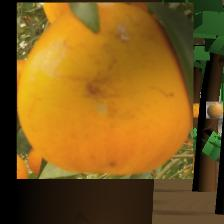
#> input picture examples/pictures/agente1_0_2.jpg, 224 x 224 px; its folder holds only this picture in this run
$ python -i obtenerTexto.py   (imports and definitions only)
#> lines starting #> are read from the running program, lines starting #| are printed output that depends on the picture; after the words box and inside, x2 and y2 are one past the last pixel; in counts of white or black regions, pixels touching at a corner belong together
import numpy as np
import cv2
import os

distancia = 48

def tr_colores(color):
    if color=='B':
        return "Negro"
    elif color=='C':
        return "Azul"
    elif color=='D':
        return "Rojo"
    elif color=='E':
        return "Verde"
    elif color=='G':
        return "Azul claro"
    elif color=='H':
        return "Blanco"
    elif color=='I':
        return "Amarillo"
    elif color=='J':
        return "Rosa"
    return "Empty"

def obtenerTextoConImagen(imagen):
    global distancia
    distancia = 48
    aux = 0
    auxY=0
    if(os.path.exists("map.txt")):
        os.remove("map.txt")

    def escribirTextoMatriz(matriz):
        with open('map.txt','w') as file:
            filas,cols=matriz.shape
            for i in range(filas):
                for j in range(cols):
                    file.write(matriz[i][j]+' ')
                file.write('\n')

    def escribirTexto(linea,letra):
        if(os.path.exists("map.txt")):
            with open('map.txt','r') as file:
                file.seek(0)
                content=file.read()
                file.close()
            with open('map.txt','w') as f:
                f.seek(0)
                if linea:
                    f.write(content+letra)
                else:
                    f.write(content+"\n"+letra)
        else:
            with open('map.txt','w') as file:
                file.write(letra)

    def calcular_centro(contour,esY):
        m = cv2.moments(contour)
        if m["m00"] != 0:
            if esY:
                ratio = m["m01"] / m["m00"]
            else:
                ratio = m["m10"] / m["m00"]
        else:
            ratio = 0.0
        return ratio

    # Load image
    img = cv2.imread(imagen)
#> img is the input picture: shape (224, 224, 3); mean B, G, R 27.7, 90.4, 127.4

    # Define upper and lower bounds for vegetation detection
    upperbound = np.array([70,255,50])# np.array([70, 255, 175])
    lowerbound = np.array([0, 0, 0])

    # Create mask for vegetation detection
    mask = cv2.inRange(img, lowerbound, upperbound)
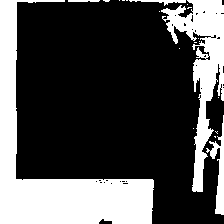
#> mask: shape (224, 224); 29.6% white; 20 white regions (15 under 20 px), largest, box (x1, y1, x2, y2) and area: (0, 0, 154, 224) 9884, (161, 0, 224, 192) 4126, (206, 115, 224, 215) 608, (129, 0, 186, 6) 136, (68, 0, 100, 2) 61

    # Apply mask to original image
    masked_img = cv2.bitwise_and(img, img, mask=mask)
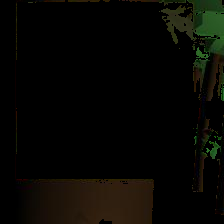
#> masked_img: shape (224, 224, 3); mean B, G, R 2.9, 6.7, 7

    # Convert image to grayscale and apply blur
    gray_img = cv2.cvtColor(masked_img, cv2.COLOR_BGR2GRAY)
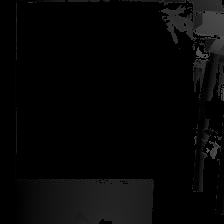
#> gray_img: shape (224, 224); min 0, max 92, mean 6.4
    blur = cv2.GaussianBlur(gray_img, (19, 19), 0)
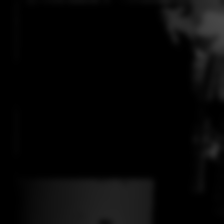
#> blur: shape (224, 224); min 0, max 72, mean 6.3

    # Apply Otsu threshold
    _, thr = cv2.threshold(blur, 0, 255, cv2.THRESH_BINARY + cv2.THRESH_OTSU)
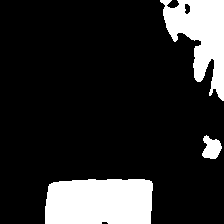
#> thr: shape (224, 224); 16.7% white; 3 white regions


    # Encontrar contornos de las regiones blancas en la imagen
    contours, hierarchy = cv2.findContours(thr, cv2.RETR_EXTERNAL, cv2.CHAIN_APPROX_SIMPLE)
#> contours = 3 contours; box (x1, y1, x2, y2) and area: (45, 179, 153, 224) 4482, (160, 0, 224, 101) 3254, (202, 135, 222, 159) 287

    contours = sorted(contours, key=lambda contour: (calcular_centro(contour,True),calcular_centro(contour,False)))
    i=0
    while i < len(contours)-1:
        contour = contours[i]
        next_contour = contours[i+1]

        y=calcular_centro(contours[i],True)
        next_y=calcular_centro(contours[i+1],True)
        x=calcular_centro(contours[i],False)
        next_x=calcular_centro(contours[i+1],False)
        if next_y - y < 50:
            # Ordenar por X
            if x > next_x:
                contours[i], contours[i+1] = next_contour, contour
                i=0
            else:
                i += 1
        else:
            i += 1
#> this loop made 2 passes
#> (y, next_y, x, next_x, i) on passes 1 to 2: (34.52, 147.8, 200.6, 211.3, 1), (147.8, 201.5, 211.3, 99.14, 2)

    print("Arboles ordenados correctamente")

#     print("Tamaño ",len(contours))
#     print(contours[0])
    x,y,w,h=cv2.boundingRect(contours[0])
#> x = 160; y = 0; w = 64; h = 101
    miny=y
#> miny = 0
    maxy=y
#> maxy = 0
    minx,maxx=x,x
#> minx = 160; maxx = 160
    for contour in contours:
        x,y,w,h=cv2.boundingRect(contour)
        if y<miny:
            miny=y
        if y>maxy:
            maxy=y
        if x<minx:
            minx=x
        if x>maxx:
            maxx=x
#> this loop made 3 passes
#> (x, y, w, h, maxy, maxx) on pass 2: (202, 135, 20, 24, 135, 202)
#> (x, y, w, h, maxy, minx) on pass 3: (45, 179, 108, 45, 179, 45)
#> after the loop, maxx = 202; maxy = 179; minx = 45; miny = 0
#     print("Xmin Y min Xmax Ymax ",minx,miny,maxx,maxy)
    nlineasy=(maxy-miny)//distancia + 1
#> nlineasy = 4
    nlineasx=(maxx-minx)//distancia + 1
#> nlineasx = 4
#     print("Nlineas ",nlineasx, nlineasy)
    terreno=np.empty((nlineasy, nlineasx),dtype=str)
    terreno[:][:]=' '
    ocupacion=np.empty((nlineasy, nlineasx),dtype=int)
    ocupacion[:][:]=0


    for contour in contours:
        # Calcular el área del contorno
        area = cv2.contourArea(contour)

        # Si el área es mayor que el umbral mínimo, dibujar un cuadrado que encierra el contorno
        if area > 25 and area < 2000:   #Cambio Luis 500->25
            # Calcular los momentos del contorno
            M = cv2.moments(contour)
            # Calcular el centro del contorno
            cx = int(M['m10']/M['m00'])
            cy = int(M['m01']/M['m00'])

            # Imprimir el centro del contorno
            #print("Centro: ({}, {})".format(cx, cy))

            x,y,w,h = cv2.boundingRect(contour)
            #print("Objeto encontrado en ({}, {}), ancho = {}, alto = {} con el area de {}".format(x, y, w, h,area))
            aux += 1

            if (y-auxY>50):   #25
                linea = False
            else:
                linea = True
            #Quitamos un 0 a todo
            if area <= 210:#70:
                letra = "B "
                cv2.rectangle(img, (x,y), (x+w,y+h), (0,0,0), 2) #Negro
            elif area <= 290: #120:
                letra = "C "
                cv2.rectangle(img, (x,y), (x+w,y+h), (255,0,0), 2) #Azul
            elif area <= 370: #170:
                letra = "D "
                cv2.rectangle(img, (x,y), (x+w,y+h), (0,0,255), 2) #Rojo
            elif area <= 450: #210:
                letra = "E "
                cv2.rectangle(img, (x,y), (x+w,y+h), (0,255,0), 2) #Verde
            elif area <= 530: #250:
                letra = "G "
                cv2.rectangle(img, (x,y), (x+w,y+h), (255,255,0), 2) #Azul Claro
            elif area <= 610: #290:
                letra = "H "
                cv2.rectangle(img, (x,y), (x+w,y+h), (255,255,255), 2) #Blanco
            elif area <= 690: #330:
                letra = "I "
                cv2.rectangle(img, (x,y), (x+w,y+h), (0,255,255), 2) #Amarillo
            else:
                letra = "J "
                cv2.rectangle(img, (x,y), (x+w,y+h), (255,0,255), 2) #Rosa

            PosX=int((x+w/2)//distancia)
            PosY=int((y+h/2)//distancia)

#             if (terreno[PosY][PosX]!=' '):
#                 print('Valores: ',PosX, PosY, x, y, w ,h, tr_colores(terreno[PosY][PosX]), tr_colores(letra))
#                 input('sigue')
            if letra>terreno[PosY][PosX]:
                terreno[PosY][PosX]=letra
            ocupacion[PosY][PosX]+=1
            if (w>distancia):
                lonw=w//distancia
                if w%distancia>(0.35*distancia):
                    lonw+=1

                    if lonw%2==0:
                        dif=distancia/2
                        cenX=x+w/2
                        for i in range(0,lonw//2):
                            PosX=int((cenX+dif)//distancia)
#                            print("Derecha ", PosY, cenY, dif)
                            if letra>terreno[PosY][PosX]:
                                terreno[PosY][PosX]=letra
                            dif+=distancia
                        dif=-distancia/2
                        for i in range(0,lonw//2):
                            PosX=int((cenX+dif)//distancia)
#                            print("izquierda ", PosY, cenY, dif)
                            if letra>terreno[PosY][PosX]:
                                terreno[PosY][PosX]=letra
                            dif-=distancia
                    else:
                        for i in range(1,lonw//2 + 1):
                            if letra>terreno[PosY][PosX+i]:
                                terreno[PosY][PosX+i]=letra
                            if letra>terreno[PosY][PosX-i]:
                                terreno[PosY][PosX-i]=letra
            if (h>distancia):
                lonh=int(h//distancia)
#                print("longh ", lonh, h%distancia, PosY, PosX, y, h)
                if h%distancia>(0.35*distancia):
                    lonh+=1

                    if lonh%2==0:
                        dif=distancia/2
                        cenY=y+h/2
                        for i in range(0,lonh//2):
                            PosY=int((cenY+dif)//distancia)
#                            print("Derecha ", PosY, cenY, dif)
                            if letra>terreno[PosY][PosX]:
                                terreno[PosY][PosX]=letra
                            dif+=distancia
                        dif=-distancia/2
                        for i in range(0,lonh//2):
                            PosY=int((cenY+dif)//distancia)
#                            print("izquierda ", PosY, cenY, dif)
                            if letra>terreno[PosY][PosX]:
                                terreno[PosY][PosX]=letra
                            dif-=distancia
                    else:
                        for i in range(1,lonh//2 + 1):
                            if letra>terreno[PosY+i][PosX]:
                                terreno[PosY+i][PosX]=letra
                            if letra>terreno[PosY-i][PosX]:
                                terreno[PosY-i][PosX]=letra

            auxY = y
#> this loop made 2 passes
#> (area, cx, cy, x, y, w, h, aux) on pass 2: (287, 211, 147, 202, 135, 20, 24, 1)
#> area on pass 1: 3254.5
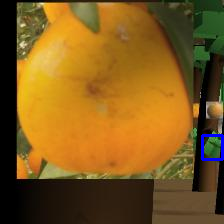
#> img: shape (224, 224, 3); 0.52% of pixels changed, all inside (x1, y1, x2, y2) = (201, 134, 224, 161)
#> after the loop, aux = 1; ocupacion = [[0, 0, 0, 0], [0, 0, 0, 0], [0, 0, 0, 0], [0, 0, 0, 0]]

# [4 lines of commented-out code are left out]
    escribirTextoMatriz(terreno)
    # Show images
    #cv2.imshow('satellite image', img)
    #cv2.imshow('vegetation detection', masked_img)
    #cv2.imshow('thresholded image', thr)
    colores = f'colores.png'
    filtro = f'filtro.png'
    otsu = f'otsu.png'
    if(cv2.imwrite(colores, img)):
        print("Se ha creado la imagen correctamente con el nombre de "+colores)
    if(cv2.imwrite(filtro, masked_img)):
        print("Se ha creado la imagen correctamente con el nombre de "+filtro)
    if(cv2.imwrite(otsu, thr)):
        print("Se ha creado la imagen correctamente con el nombre de "+otsu)

    cv2.waitKey(0)
    cv2.destroyAllWindows()
    return True

#> (the run stopped early here; a loop or call above may not have finished)

$ run again, on examples/pictures/agente2_0_11.jpg
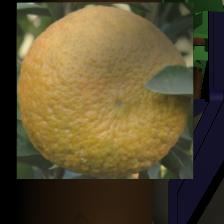
#> input picture examples/pictures/agente2_0_11.jpg, 224 x 224 px
#> in obtenerTextoConImagen, img is the input picture: shape (224, 224, 3); mean B, G, R 48.9, 79, 91
#> in obtenerTextoConImagen, `mask = cv2.inRange(img, lowerbound, upperbound)`:
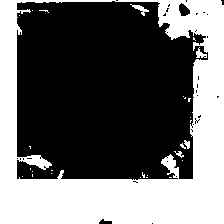
#> mask: shape (224, 224); 40.9% white; 28 white regions (23 under 20 px), largest, box (x1, y1, x2, y2) and area: (0, 0, 224, 224) 20237, (130, 4, 149, 16) 75, (196, 47, 207, 58) 60, (184, 140, 190, 149) 35, (174, 151, 184, 158) 30
#> thr: shape (224, 224); 30.9% white; 6 white regions
#> contours = 6 contours; box (x1, y1, x2, y2) and area: (37, 0, 224, 224) 14405, (198, 181, 224, 224) 610, (18, 153, 52, 171) 346, (128, 0, 147, 15) 143, (16, 27, 22, 34) 25, (18, 9, 27, 14) 22
#> the loop in obtenerTextoConImagen, `while i < len(contours)-1:` made 13 passes
#> (y, next_y, x, next_x, i) on passes 1 to 8: (6.05, 10.8, 138.5, 21.86, 0), (10.8, 6.05, 21.86, 138.5, 1), (6.05, 30, 138.5, 18.5, 0), (10.8, 30, 21.86, 18.5, 0), (30, 10.8, 18.5, 21.86, 1), (10.8, 6.05, 21.86, 138.5, 2), (6.05, 141.2, 138.5, 159.9, 3), (141.2, 161, 159.9, 35.48, 0)
#> in obtenerTextoConImagen, `x,y,w,h=cv2.boundingRect(contours[0])`: x = 16; y = 27; w = 6; h = 7
#> in obtenerTextoConImagen, `miny=y`: miny = 27
#> in obtenerTextoConImagen, `minx,maxx=x,x`: minx = 16
#> the loop in obtenerTextoConImagen, `for contour in contours:` made 6 passes
#> (x, y, w, h, miny, maxx) on passes 2 to 3: (18, 9, 9, 5, 9, 18), (128, 0, 19, 15, 0, 128)
#> after the loop in obtenerTextoConImagen, `for contour in contours:`: maxx = 198; maxy = 181; minx = 16; miny = 0
#> nlineasy = 4
#> the loop in obtenerTextoConImagen, `for contour in contours:` made 6 passes
#> (area, cx, cy, x, y, w, h, linea) on passes 3 to 4: (143, 138, 6, 128, 0, 19, 15, True), (345.5, 35, 161, 18, 153, 34, 18, False)
#> after the loop in obtenerTextoConImagen, `for contour in contours:`:
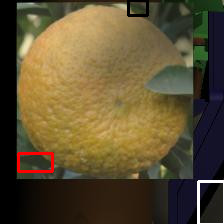
#> img: shape (224, 224, 3); 1.5% of pixels changed, all inside (x1, y1, x2, y2) = (17, 0, 224, 224)
#> after the loop in obtenerTextoConImagen, `for contour in contours:`: aux = 3; ocupacion = [[0, 0, 1, 0], [0, 0, 0, 0], [0, 0, 0, 0], [1, 0, 0, 0]]

$ run again, on examples/pictures/agente2_0_2.jpg
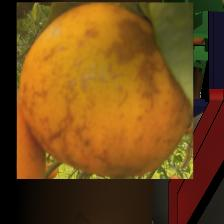
#> input picture examples/pictures/agente2_0_2.jpg, 224 x 224 px
#> in obtenerTextoConImagen, img is the input picture: shape (224, 224, 3); mean B, G, R 24.8, 74.3, 113.7
#> in obtenerTextoConImagen, `mask = cv2.inRange(img, lowerbound, upperbound)`:
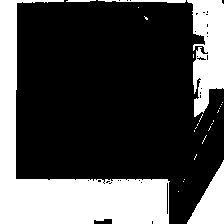
#> mask: shape (224, 224); 29.6% white; 25 white regions (20 under 20 px), largest, box (x1, y1, x2, y2) and area: (0, 0, 170, 224) 10521, (187, 0, 224, 117) 2840, (187, 160, 224, 224) 1215, (98, 0, 186, 3) 180, (66, 0, 96, 2) 52
#> thr: shape (224, 224); 18% white; 4 white regions
#> contours = 4 contours; box (x1, y1, x2, y2) and area: (40, 178, 169, 224) 5449, (167, 0, 224, 92) 2500, (198, 181, 224, 224) 600, (195, 96, 206, 112) 112
#> the loop in obtenerTextoConImagen, `while i < len(contours)-1:` made 3 passes
#> (y, next_y, x, next_x) on passes 1 to 3: (40.35, 103.9, 207.6, 199.6), (103.9, 201.3, 199.6, 105.5), (201.3, 207.8, 105.5, 214.2)
#> in obtenerTextoConImagen, `x,y,w,h=cv2.boundingRect(contours[0])`: x = 167; y = 0; w = 57; h = 92
#> in obtenerTextoConImagen, `miny=y`: miny = 0
#> in obtenerTextoConImagen, `minx,maxx=x,x`: minx = 167
#> the loop in obtenerTextoConImagen, `for contour in contours:` made 4 passes
#> (x, y, w, h, maxy, maxx) on passes 2, 4: (195, 96, 11, 16, 96, 195), (198, 181, 26, 43, 181, 198)
#> after the loop in obtenerTextoConImagen, `for contour in contours:`: maxx = 198; maxy = 181; minx = 40; miny = 0
#> nlineasy = 4
#> the loop in obtenerTextoConImagen, `for contour in contours:` made 2 passes
#> (area, cx, cy, x, y, w, h, aux) on pass 2: (111.5, 199, 103, 195, 96, 11, 16, 1)
#> after the loop in obtenerTextoConImagen, `for contour in contours:`:
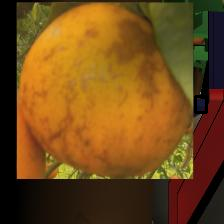
#> img: shape (224, 224, 3); 0.31% of pixels changed, all inside (x1, y1, x2, y2) = (194, 95, 208, 114)
#> after the loop in obtenerTextoConImagen, `for contour in contours:`: aux = 1; ocupacion = [[0, 0, 0, 0], [0, 0, 0, 0], [0, 0, 0, 0], [0, 0, 0, 0]]
